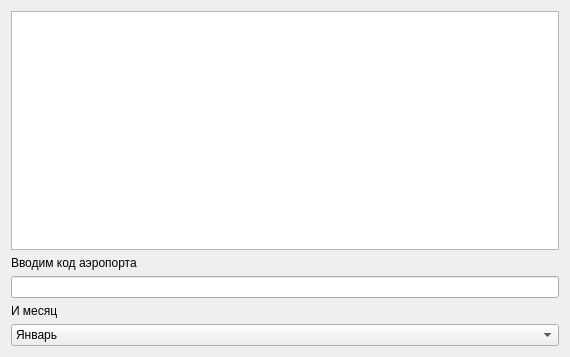
<?xml version="1.0" encoding="UTF-8"?>
<ui version="4.0">
 <class>ChartDialog</class>
 <widget class="QDialog" name="ChartDialog">
  <property name="geometry">
   <rect>
    <x>0</x>
    <y>0</y>
    <width>570</width>
    <height>357</height>
   </rect>
  </property>
  <property name="windowTitle">
   <string>Dialog</string>
  </property>
  <layout class="QVBoxLayout" name="verticalLayout">
   <item>
    <widget class="QTableView" name="tableView"/>
   </item>
   <item>
    <widget class="QLabel" name="label">
     <property name="text">
      <string>Вводим код аэропорта</string>
     </property>
    </widget>
   </item>
   <item>
    <widget class="QLineEdit" name="insertCode"/>
   </item>
   <item>
    <widget class="QLabel" name="label_2">
     <property name="text">
      <string>И месяц</string>
     </property>
    </widget>
   </item>
   <item>
    <widget class="QComboBox" name="selectMonth">
     <item>
      <property name="text">
       <string>Январь</string>
      </property>
     </item>
     <item>
      <property name="text">
       <string>Февраль</string>
      </property>
     </item>
     <item>
      <property name="text">
       <string>Март</string>
      </property>
     </item>
     <item>
      <property name="text">
       <string>Апрель</string>
      </property>
     </item>
     <item>
      <property name="text">
       <string>Май</string>
      </property>
     </item>
     <item>
      <property name="text">
       <string>Июнь</string>
      </property>
     </item>
     <item>
      <property name="text">
       <string>Июль</string>
      </property>
     </item>
     <item>
      <property name="text">
       <string>Август</string>
      </property>
     </item>
     <item>
      <property name="text">
       <string>Сентябрь</string>
      </property>
     </item>
     <item>
      <property name="text">
       <string>Октябрь</string>
      </property>
     </item>
     <item>
      <property name="text">
       <string>Ноябрь</string>
      </property>
     </item>
     <item>
      <property name="text">
       <string>Декабрь</string>
      </property>
     </item>
    </widget>
   </item>
  </layout>
 </widget>
 <resources/>
 <connections/>
</ui>
